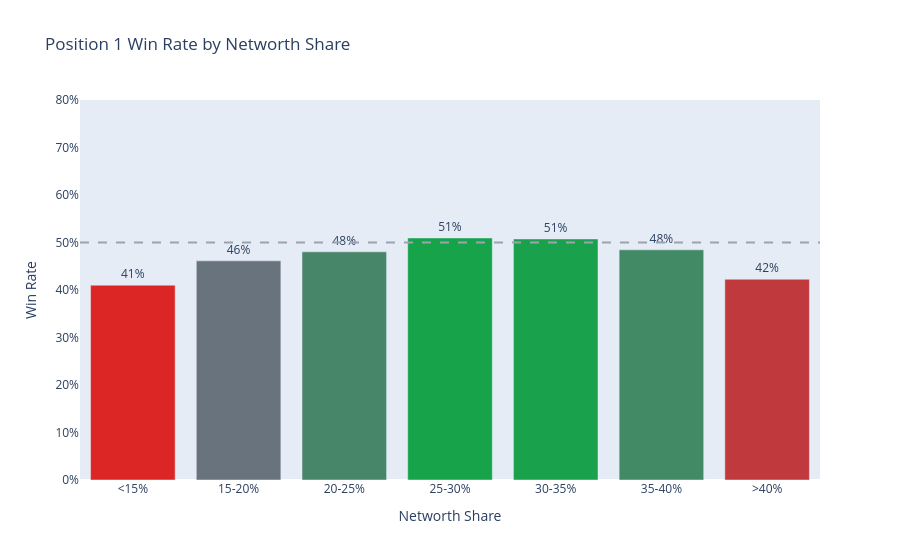

Write notebook code for a chart like this one.
### Code cell
pos_2 = df[df['position'] == 'POSITION_1'].copy()

pos_2['share_bucket'] = pd.cut(
    pos_2['networth_share'],
    bins=[0, 0.15, 0.20, 0.25, 0.30, 0.35, 0.40, 1.0],
    labels=['<15%', '15-20%', '20-25%', '25-30%', '30-35%', '35-40%', '>40%']
)

winrate_by_share = (
    pos_2.groupby('share_bucket', observed=True)['win']
    .agg(['mean', 'count'])
    .reset_index()
    .rename(columns={'mean': 'winrate', 'count': 'games'})
)

fig = go.Figure()
fig.add_trace(go.Bar(
    x=winrate_by_share['share_bucket'].astype(str),
    y=winrate_by_share['winrate'],
    marker=dict(
        color=winrate_by_share['winrate'],
        colorscale=PLOTLY_COLORSCALES['winrate'],
        showscale=False,
    ),
    customdata=winrate_by_share['games'],
    text=[f"{w:.0%}" for w in winrate_by_share['winrate']],
    textposition='outside',
    hovertemplate='<b>%{x}</b><br>Win Rate: %{y:.1%}<br>Games: %{customdata}<extra></extra>'
))
fig.add_hline(y=0.5, line_dash='dash', line_color=COLORS['text_muted'])
fig.update_layout(
    title='Position 1 Win Rate by Networth Share',
    xaxis=dict(title_text='Networth Share', showgrid=False),
    yaxis=dict(title_text='Win Rate', tickformat='.0%', showgrid=False, range=[0, 0.8]),
    autosize=True
)

### Figure 1 — Plotly figure (JSON) as saved in the notebook; plotly's stock layout.template omitted (floating-point values rounded to 4 significant figures)
{"data": [{"customdata": [746, 8152, 59390, 139044, 88669, 18678, 2092], "hovertemplate": "<b>%{x}</b><br>Win Rate: %{y:.1%}<br>Games: %{customdata}<extra></extra>", "marker": {"color": [0.4102, 0.4614, 0.4803, 0.5096, 0.5075, 0.4846, 0.4226], "colorscale": [[0, "#dc2626"], [0.5, "#6b7280"], [1, "#16a34a"]], "showscale": false}, "text": ["41%", "46%", "48%", "51%", "51%", "48%", "42%"], "textposition": "outside", "type": "bar", "x": ["<15%", "15-20%", "20-25%", "25-30%", "30-35%", "35-40%", ">40%"], "y": [0.4102, 0.4614, 0.4803, 0.5096, 0.5075, 0.4846, 0.4226]}], "layout": {"autosize": true, "shapes": [{"line": {"color": "#9ca3af", "dash": "dash"}, "type": "line", "x0": 0, "x1": 1, "xref": "x domain", "y0": 0.5, "y1": 0.5, "yref": "y"}], "title": {"text": "Position 1 Win Rate by Networth Share"}, "xaxis": {"showgrid": false, "title": {"text": "Networth Share"}}, "yaxis": {"range": [0, 0.8], "showgrid": false, "tickformat": ".0%", "title": {"text": "Win Rate"}}}}
